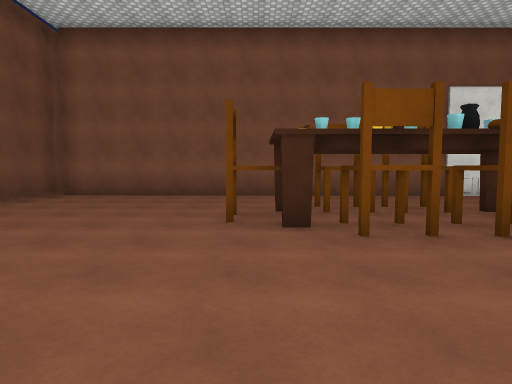
view 1 (above)

16 first-person views from a walk through a scene from a Unity 3-D project. The camera is 1.5 m above the floor, tilts 4° down and sees 75° across. The floor is counted in squares, 2 m on a side. Each view is taken from the middle of a square. On the plan, view 1 faces up. The plan holds only what a view shows up to about 11 squares ahead; the rest is blank. The place goes on beyond the plan. Surface patterns are stand-ins for the level's own textures.

view 2
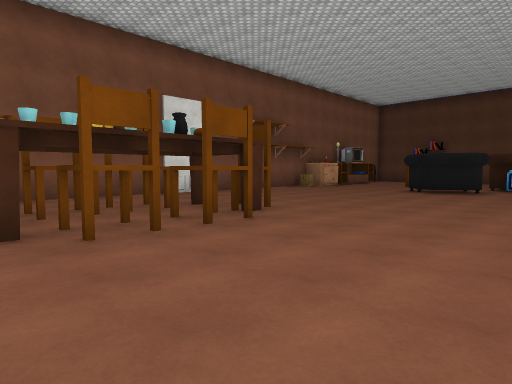

view 3
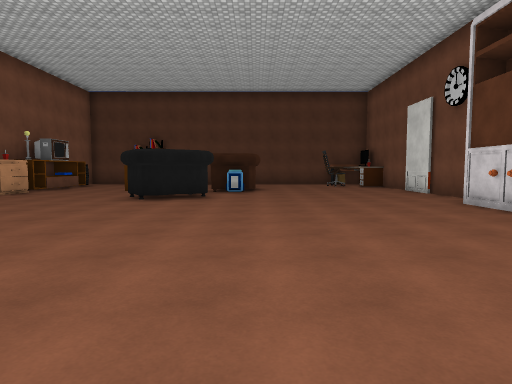

view 4
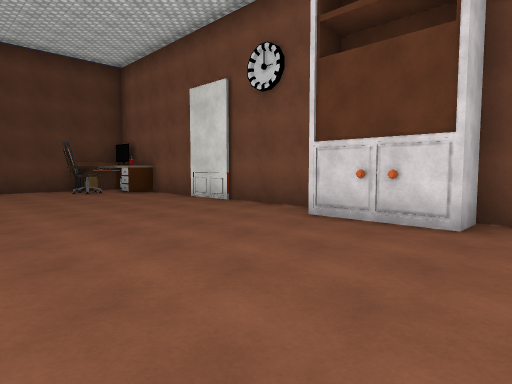

view 5
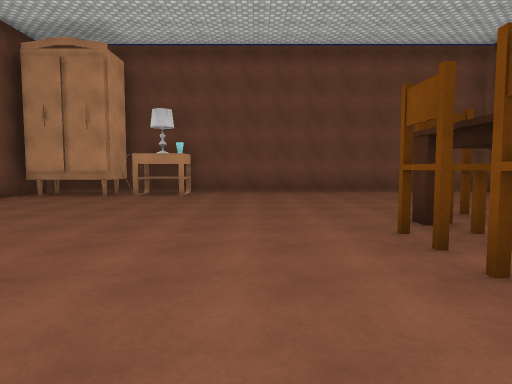

view 6
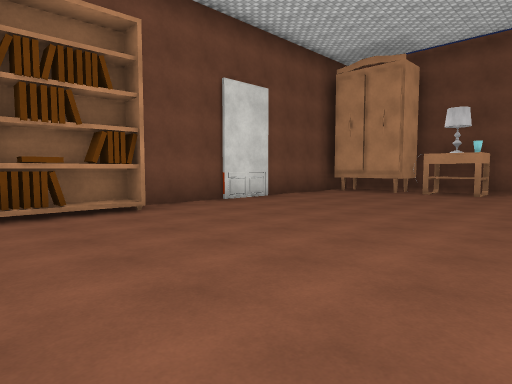

view 7
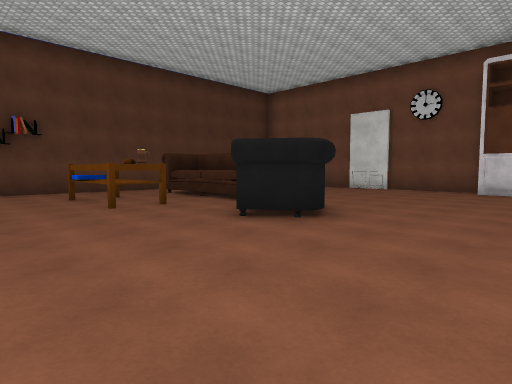

view 8
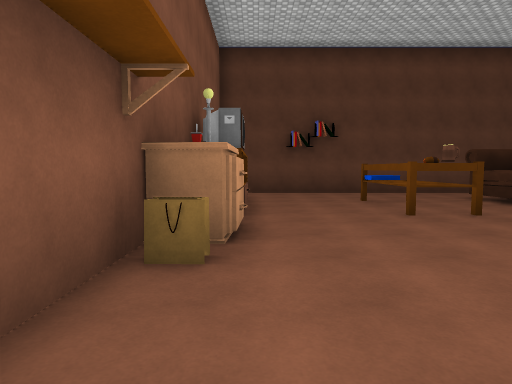

view 9
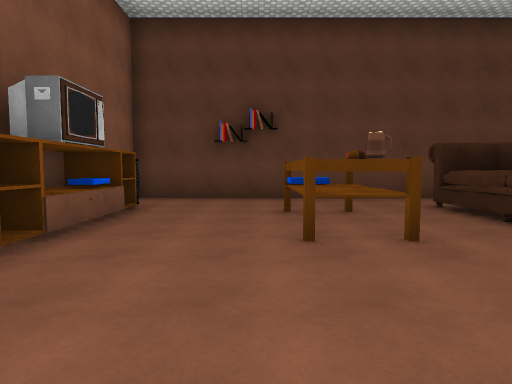

view 10
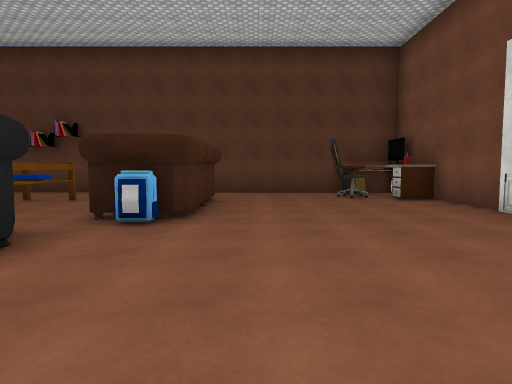

view 11
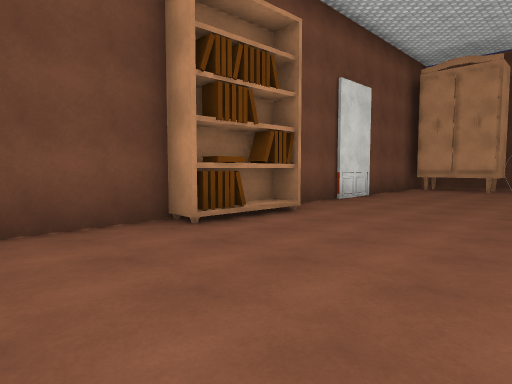

view 12
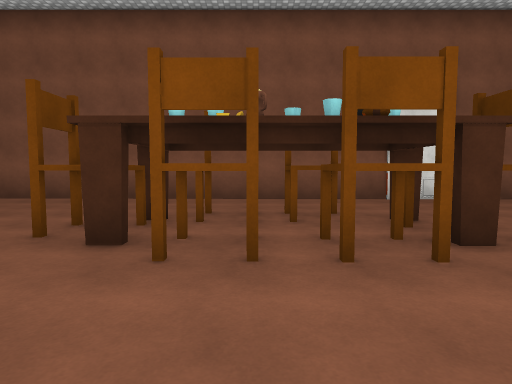

view 13
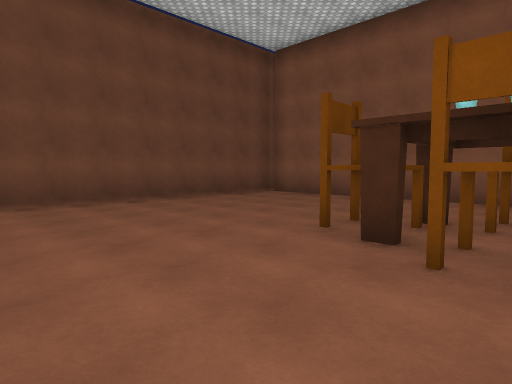

view 14
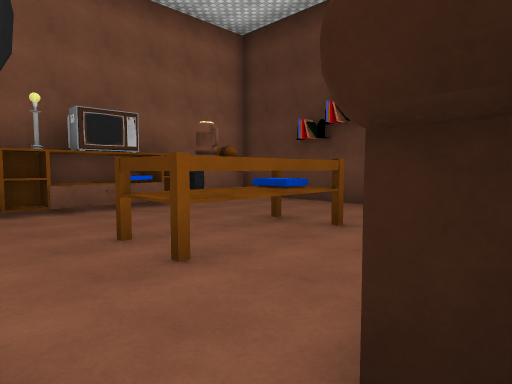

view 15
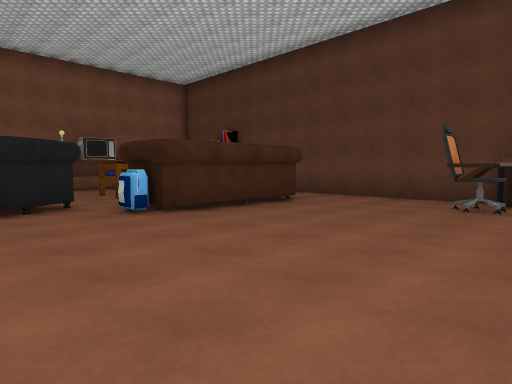

view 16
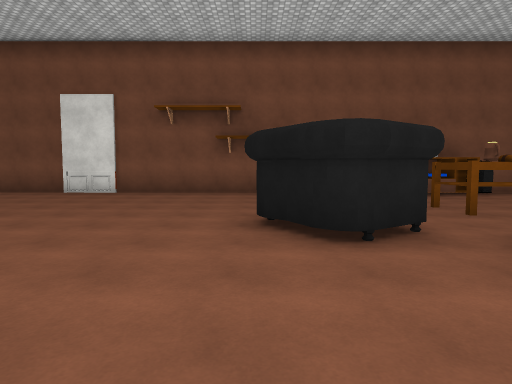

### Floor plan
Points are (right, up) in squares from view 1. A wall is a line through its corners. A room is listed if a view was taken in it or the views show most of it. See-through windows are left out.
Room 1 (views 1, 2, 3, 4, 5, 6, 7, 8, 9, 10, 11, 12, 13, 14, 15, 16)
walls: (4.4, 5.7) (3.9, 5.7); (0.7, 4.2) (0.2, 4.2); (5.4, -4.5) (8.1, -4.5); (10.4, -4.5) (17.4, -4.5); (0.7, 5.8) (0.2, 5.8); (14.4, 2.4) (17.8, 2.4); (15.3, 2.5) (15.8, 2.4); (11.5, 9.1) (10, 9.1); (15.5, 1.3) (17.4, 1.3) (17.4, 2.5); (15.7, 2.4) (16.2, 2.5); (17, 2.5) (17.5, 2.4); (17.2, 1) (14.3, 1); (-5.2, -1.9) (-4, -1.9) (-4, -4.2); (-3.9, 9.1) (-5.4, 9.1); (19.6, -2.6) (19.6, 9.1) (18.1, 9.1); (-5.4, 9.5) (-5.4, -4.5) (2.9, -4.5)
objects: other object (-5, -1) to (-5, 0); chair (0, 5); chair (2, 4); chair (2, 6); chair (3, 4); books (4, -4); books (5, -4); chair (5, 5); other object (9, -4); other object (11, 3) to (13, 4); other object (12, 9); other object (13, 8) to (13, 9); other object (14, 2); bread (15, 5); other object (15, 8) to (15, 9); books (16, 5) to (17, 5); books (16, 9); other object (17, 9); table (18, -4) to (20, -3); chair (18, -3); other object (19, -3)

Positions as (right, up) in squares from view 1, and headings:
1: (0, 0), facing up
2: (0, 0), facing up-right
3: (3, 1), facing right
4: (7, 1), facing down-right
5: (5, 2), facing left
6: (6, 2), facing down-left
7: (8, 8), facing down-right
8: (9, 8), facing right
9: (11, 6), facing right
10: (9, 0), facing right
11: (8, 0), facing down-left
12: (2, 1), facing up
13: (2, 1), facing up-left
14: (13, 2), facing up-right
15: (11, -4), facing up-right
16: (11, -1), facing up
